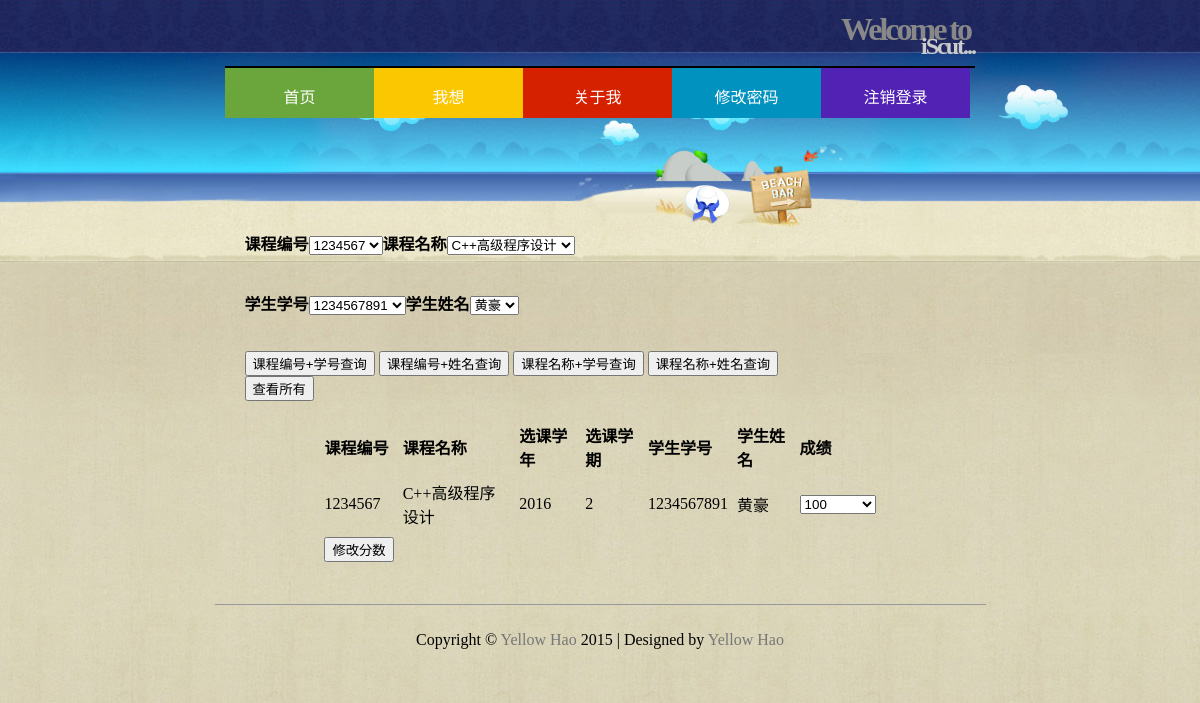
The app's page /iScut/htdocs/s_grade_m.php (signed in) with its own data.
### tables this page shows
CREATE TABLE `enrol` (
  `s_id` char(30) NOT NULL,
  `c_id` char(7) NOT NULL,
  `semester` enum('1','2') NOT NULL,
  `year` smallint(4) NOT NULL,
  `grade` smallint(3) UNSIGNED DEFAULT NULL,
  `t_id` char(5) NOT NULL,
  `enrol_id` int(10) UNSIGNED NOT NULL
);

CREATE TABLE `course` (
  `c_id` char(7) NOT NULL,
  `c_name` varchar(50) NOT NULL,
  `credit` decimal(5,2) NOT NULL,
  `least_grade` tinyint(1) UNSIGNED NOT NULL,
  `off_year` smallint(4) UNSIGNED DEFAULT NULL
);

CREATE TABLE `student` (
  `s_id` char(10) NOT NULL,
  `s_name` char(30) NOT NULL,
  `gender` enum('男','女') NOT NULL,
  `enter_year` char(4) NOT NULL,
  `s_class` char(50) NOT NULL,
  `pass` char(40) NOT NULL,
  `enter_age` tinyint(2) NOT NULL,
  `dep_name` char(50) NOT NULL DEFAULT '学院'
);

### iScut/htdocs/s_grade_m.php (the view, shortened to what this page needs)
<?php
$t_id=$_COOKIE['id'];
$id=$t_id;
require_once("../mysqli_connect.php");
echo '<form action="s_grade_m.php" method="POST">
<p><b>课程编号</b><select name="cid">';
$q="SELECT course.c_id AS c_id FROM teaches INNER JOIN course USING (c_id) WHERE teaches.t_id=$t_id";
$r=@mysqli_query($dbc,$q);
while($row=mysqli_fetch_array($r,MYSQLI_NUM))
{
	echo '<option value="'.$row[0].'">'.$row[0].'</option>';
}
echo '</select>';
echo '<b>课程名称</b><select name="cname">';
$q="SELECT course.c_name AS c_name FROM teaches INNER JOIN course USING (c_id) WHERE teaches.t_id=$t_id";
$r=@mysqli_query($dbc,$q);
while($row=mysqli_fetch_array($r,MYSQLI_NUM))
{
	echo '<option value="'.$row[0].'">'.$row[0].'</option>';
}
echo '</select></p>';
echo '<p><b>学生学号</b><select name="sid">';
$q="SELECT DISTINCT student.s_id FROM student INNER JOIN enrol USING (s_id) WHERE enrol.t_id=$t_id";
$r=@mysqli_query($dbc,$q);
while($row=mysqli_fetch_array($r,MYSQLI_NUM)){
	echo '<option value="'.$row[0].'">'.$row[0].'</option>';
}
echo '</select>';
echo '<b>学生姓名</b><select name="sname">';
$q="SELECT student.s_name FROM student INNER JOIN enrol USING (s_id) WHERE enrol.t_id=$t_id";
$r=@mysqli_query($dbc,$q);
while($row=mysqli_fetch_array($r,MYSQLI_NUM)){
	echo '<option value="'.$row[0].'">'.$row[0].'</option>';
}
echo '</select></p>';
echo '<p><input type="submit" name="cidpsid" value="课程编号+学号查询"/>
	<input type="submit" name="cidpsname" value="课程编号+姓名查询" />
	<input type="submit" name="cnamepsid" value="课程名称+学号查询" />
	<input type="submit" name="cnamepsname" value="课程名称+姓名查询" />
	<br /><input type="submit" name="all" value="查看所有" /></p></form>';
	$q="";
	if(isset($_POST['cidpsid'])){
		$cid=$_POST['cid'];
		$sid=$_POST['sid'];
		$q="SELECT course.c_id,course.c_name,enrol.year,enrol.semester,student.s_id,student.s_name,enrol.grade FROM teaches INNER JOIN enrol ON (teaches.c_id=enrol.c_id AND enrol.t_id=$id AND teaches.year=enrol.year AND
		teaches.semester=enrol.semester) INNER JOIN course ON (enrol.c_id=course.c_id AND course.c_id=$cid) INNER JOIN student ON (student.s_id=enrol.s_id AND student.s_id=$sid)";
	}else{
		$q="SELECT course.c_id,course.c_name,enrol.year,enrol.semester,student.s_id,student.s_name,enrol.grade FROM teaches INNER JOIN enrol ON (teaches.c_id=enrol.c_id AND enrol.t_id=$id AND teaches.year=enrol.year AND
		teaches.semester=enrol.semester) INNER JOIN course ON enrol.c_id=course.c_id INNER JOIN student ON student.s_id=enrol.s_id";
	}
	$r=@mysqli_query($dbc,$q);
	if(mysqli_num_rows($r) < 1){
		echo '<h1>记录为空！</h1>';
	}else{
		echo '<form action="s_grade_m.php" method="POST">
		<table align="center" cellspacing="3" cellpadding="3" width="75%">
		<tr><td align="left"><b>课程编号</b></td>
		<td align="left"><b>课程名称</b></td>
		<td align="left"><b>选课学年</b></td>
		<td align="left"><b>选课学期</b></td>
		<td align="left"><b>学生学号</b></td>
		<td align="left"><b>学生姓名</b></td>
		<td align="left"><b>成绩</b></td></tr>';
		while($row=mysqli_fetch_array($r,MYSQLI_NUM)){
			$cid=$row[0];$cname=$row[1];
			$ey=$row[2];$es=$row[3];
			$sid=$row[4];$sname=$row[5];$grade=$row[6];
			echo '<tr>
			<td align="left">'.$cid.'</td>
			<td align="left">'.$cname.'</td>
			<td align="left">'.$ey.'</td>
			<td align="left">'.$es.'</td>
			<td align="left">'.$sid.'</td>
			<td align="left">'.$sname.'</td>
			<td align="left"><select name="grade[]">';
			for($i=0;$i<=100;$i++){
				echo '<option value="'.$i.'" ';if(!empty($grade) && $i==$grade) {echo 'selected="selected"';}
				echo '>'.$i.'</option>';
			}
			echo '</select></td></tr>
			<input type="hidden" name="grade_m_info[]" value="'.$sid.','.$cid.','.$es.','
			.$ey.','.$id.'" />';
		}
		echo '<tr><td align="center"><input type="submit" name="submit" value="修改分数" /></td></tr></table>
		</form>';
	}
?>

### iScut/htdocs/includes/style.css (style rules this page uses)
a { color:#777; text-decoration:none; }
body { font-family:"Lucida Grande",arial,sans-serif; background:#CDCDCD url(../img/background.jpg) no-repeat fixed top; //background-position-x: 50%; font-family:微软雅黑; }
#header { border-bottom:2px solid #000000; height:60px; margin:0 auto; width:750px; }
#header h1 { color:#888; font-size:200%; letter-spacing:-3px; text-align:right; padding:5px; margin-top:-20px; margin-bottom:-40px; }
#header h2 { color:#CCC; font-size:150%; letter-spacing:-2px; text-align:right; }
#navigation { text-align:center; margin:0 auto; width:750px; position:relative; }
#navigation li { width:149px; height:50px; float:left; color:#191919; text-align:center; overflow:hidden; position:relative; }
#navigation ul { margin:0; padding:0; position:absolute; }
#navigation a { color:#FFF; text-decoration:none; }
#navigation p { padding:0px 5px; }
#navigation .green, .ngreen { background:#6AA63B; }
#navigation .yellow, .nyellow { background:#FBC700; }
#navigation .nred { background:#D52100; }
#navigation .purple,.npurple { background:#5122B4; }
#navigation .blue { background:#0292C0; }
#content { height:auto; margin:0 auto; padding:0 0 20px; width:751px; margin-top:125px; }
#content p { padding:20px 20px 0; }
#footer { border-top:1px solid #999; height:50px; margin:0 auto; padding:10px; text-align:center; width:751px; }

### records on screen
enrol: c.c_id "1234567", c.c_name "C++高级程序设计", year "2016", semester "2", s.s_id "1234567891", s.s_name "黄豪", grade "100"

### other values on screen
form field cid "1234567"
form field cname "C++高级程序设计"
form field sid "1234567891"
form field sname "黄豪"
